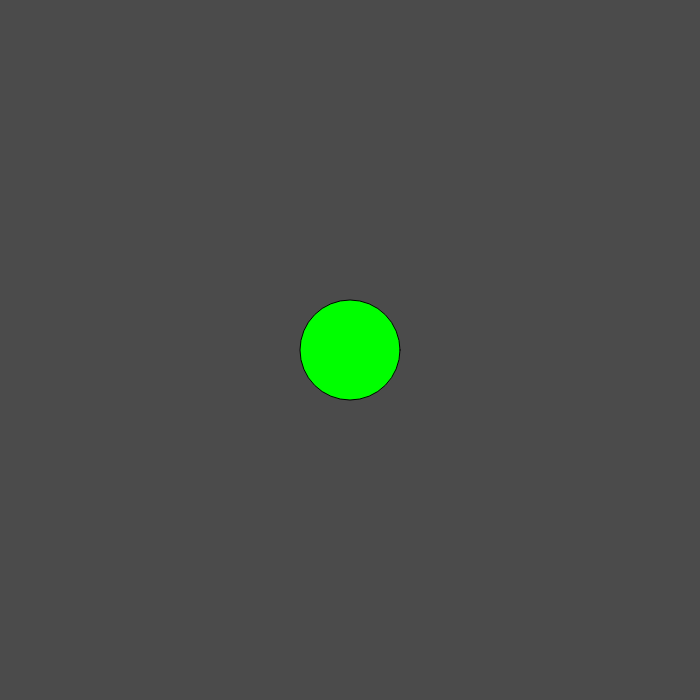
Frame 1 (no input)
Frame 60 (no input): identical to frame 1, image omitted
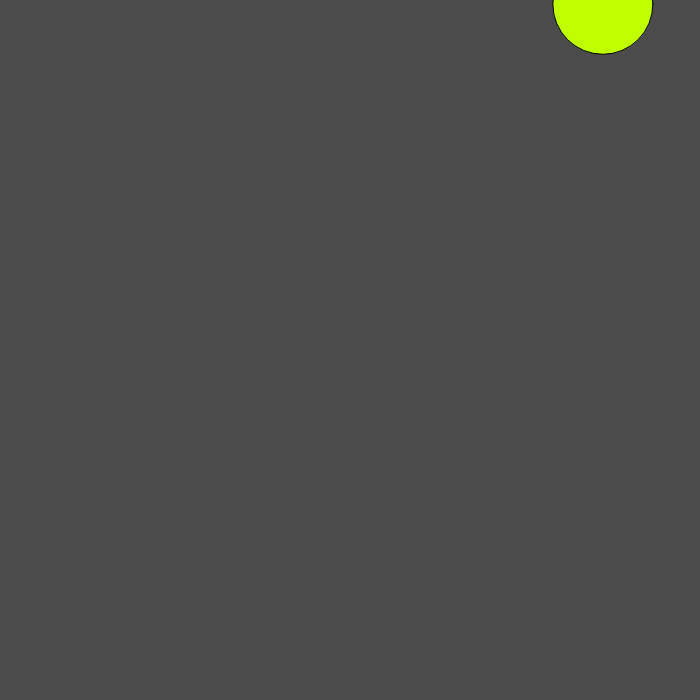
Frame 120 (the mouse pressed at the canvas centre since frame 60)

The p5.js sketch that drew these frames (run headless with seeded random() and noise() and a simulated clock; from frame 60 on, the mouse is pressed at the canvas centre):

// p5.js sketch
// ── sketch.js
//////////////////////////////////
////   Funw w/ conditionals   ////
////    and random            ////
//////////////////////////////////

let r = 0;
let g = 255;
let b = 0;

let x = 0;
let y = 0;
let xMove = 0;
let yMove = 0;

function setup() 
{
  createCanvas(700, 700);

  x = width / 2;
  y = height / 2;
}

function draw() {
  background(75);
  fill(r, g, b);
  ellipse(x, y, 100, 100);
  x += xMove;
  y += yMove;

  if (x >= width || x <= 0) {
    xMove = -xMove;
  }
  if (y >= height || y <= 0) {
    yMove = -yMove;
  }
}

function mousePressed() 
{
  xMove = random(-10, 10);
  yMove = random(-10, 10);
  
  r = random(0, 255);
}
